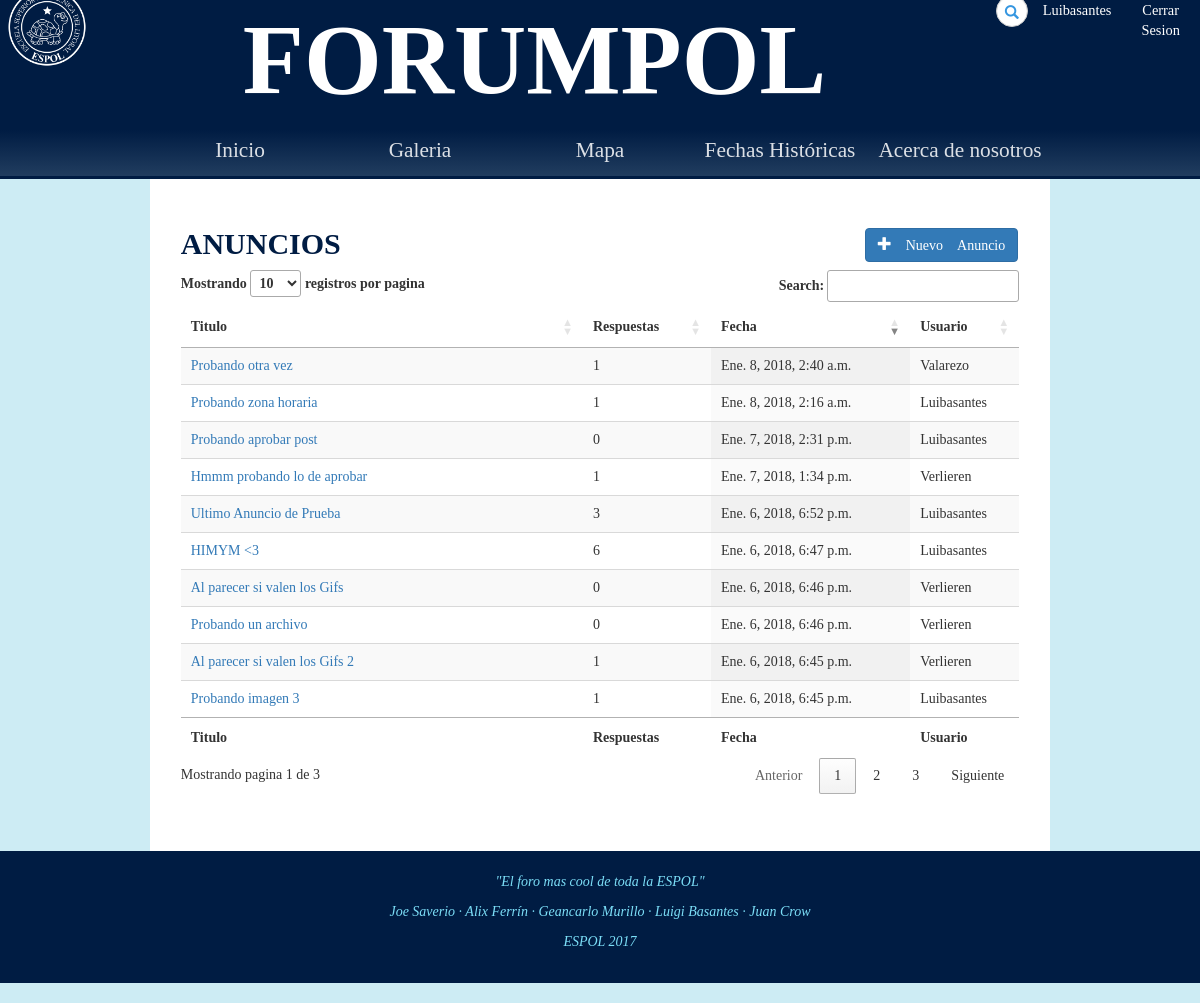
The app's page /foro/anuncios/ (signed in), older data.
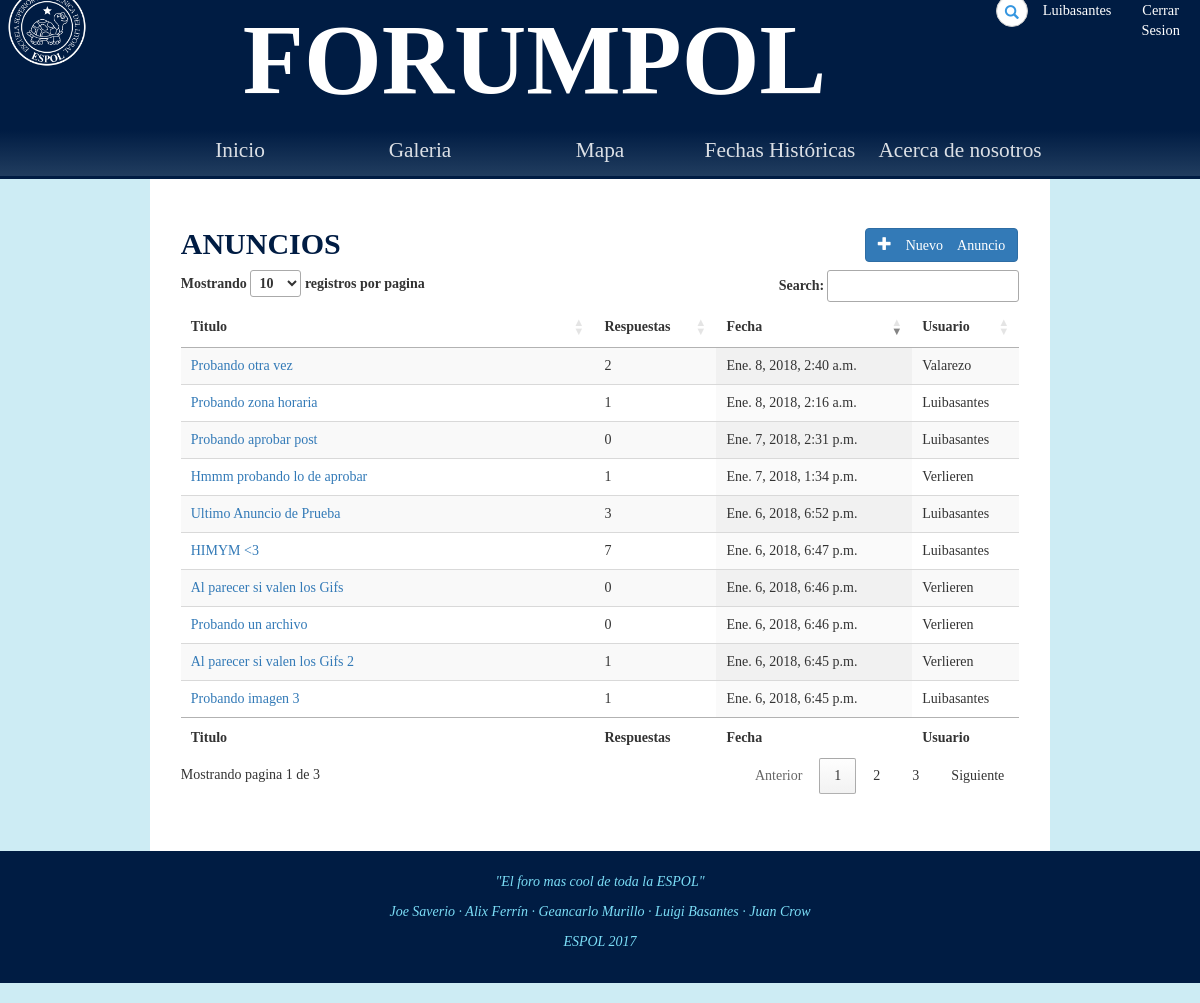
The same page, newer data.
### Foro/models.py (models this page shows, shortened)
class Thread(models.Model):
	op = models.ForeignKey(Post,on_delete=models.CASCADE)
	category = models.CharField(max_length=25, default='')
	topic = models.CharField(max_length=100, default='')
	respuestas = models.BigIntegerField(default=0)

class Post(models.Model):
	reply_to = models.ForeignKey('self',blank=True, null=True,on_delete=models.SET_NULL)
	content = models.TextField(max_length=500, default='')
	image = models.ImageField(upload_to=upload_location, blank=True,null=True)
	owner = models.ForeignKey(User,null=True,on_delete=models.SET_NULL)
	date = models.DateTimeField(auto_now=True)
	aprobado = models.NullBooleanField(default=None,null=True)

### Foro/views.py (the view)
# urls.py: url(r'^anuncios/(?P<Post_Id>[-]?[0-9]+)/$', login_required(views.detalle_anuncio), name='detalle_anuncio'),
def anuncios(request):
	all_anuncios = Thread.objects.filter(category="anuncio",op__aprobado=True).order_by("-id")
	username = request.user
	moderador = request.user.userprofile.moderador
	context = {'usuario':username,"threads":all_anuncios,"moderador":moderador}
	return render(request, "Foro/anuncios.html", context)

### Foro/templates/Foro/anuncios.html (shortened to what this page needs)
{% extends 'Foro/base.html' %}
{% load static from staticfiles %}
{% block estilo %}
<link rel="stylesheet" type="text/css" href="{% static 'css/anuncios.css' %}">
<link rel="stylesheet" type="text/css" href="https://cdn.datatables.net/1.10.16/css/jquery.dataTables.min.css">
{% endblock %}
{% block body %}
    <section>
        <div id="categoria" class="col-9">
            <div class="container anuncios">
                <h2>
                    <b>ANUNCIOS</b>
                    <a href="{% url 'foro:create_anuncio' %}" class="btn btn-primary pull-right" role="button"><span class="glyphicon glyphicon-plus"> Nuevo Anuncio</span></a>
                </h2>
                <table id="myTable" class="display" cellspacing="0" width="100%">
                    <thead>
                        <tr>
                            <th>Titulo</th>
                            <th>Respuestas</th>
                            <th>Fecha</th>
                            <th>Usuario</th>
                        </tr>
                    </thead>
                    <tfoot>
                        <tr>
                            <th>Titulo</th>
                            <th>Respuestas</th>
                            <th>Fecha</th>
                            <th>Usuario</th>
                        </tr>
                    </tfoot>
                    <tbody>
                        {% for thread in threads %}
                        <tr>
                            <td><a href="{% url 'foro:detalle_anuncio' thread.op.id %}">{{thread.topic}}</a></td>
                            <td>{{ thread.respuestas }}</td>
                            <td>{{thread.op.date}}</td>
                            <td>{{thread.op.owner.username}}</td>
                        </tr>
                        {% endfor %}
                    </tbody>
                </table>
            </div>
        </div>
    </section>
{% endblock %}

Row changes from the older to the newer data that the page shows:
changed Thread "Probando otra vez": respuestas "1" → "2"
changed Thread "HIMYM <3": respuestas "6" → "7"
